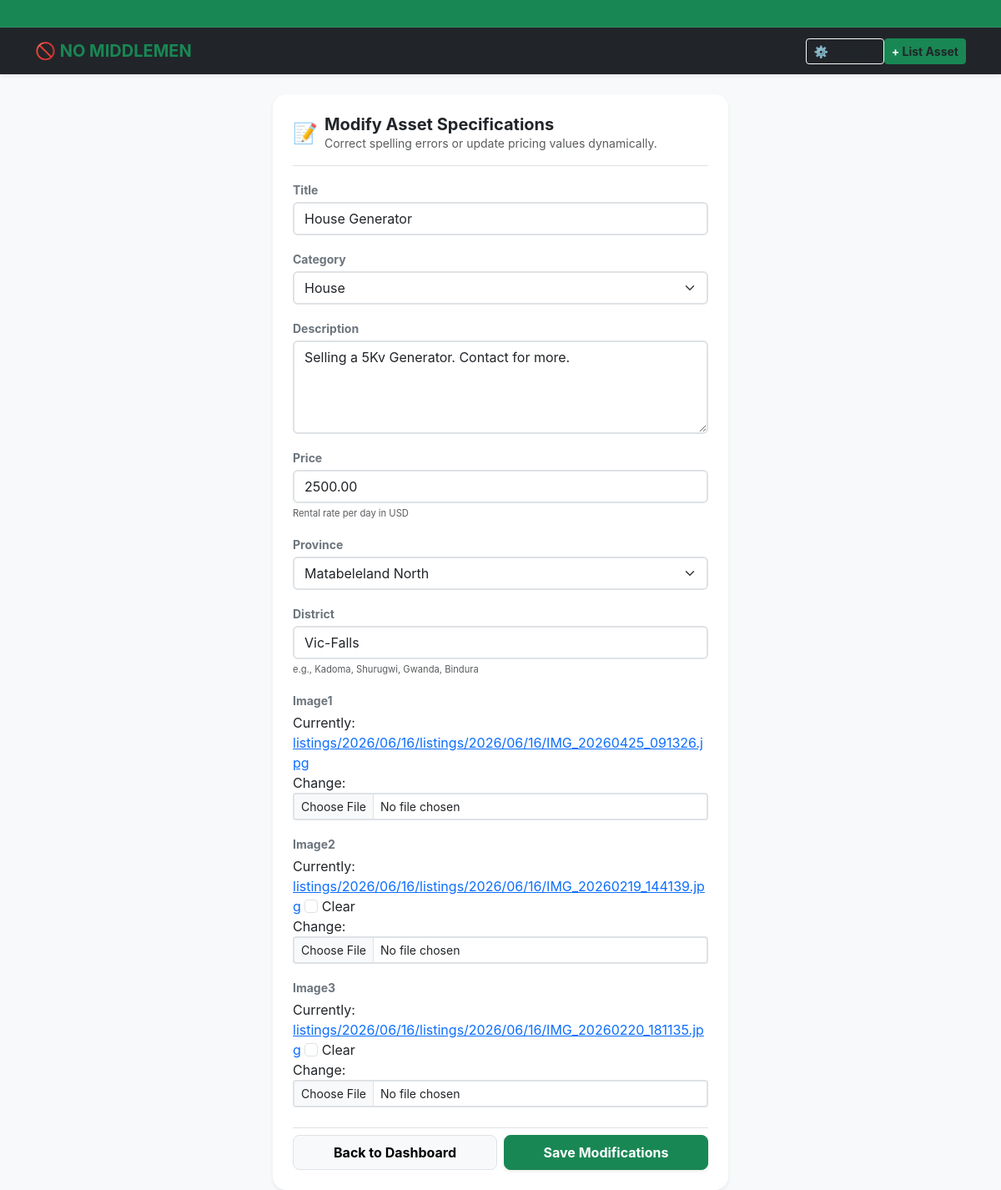
The page /asset/5/edit/ (signed in) on the database its author committed.
### listings/models.py (models this page shows, shortened)
class Listing(models.Model):
    CATEGORY_CHOICES = [
        ('Property', (
            ('house', 'House'),
            ('flat', 'Apartment / Flat'),
            ('room', 'Room'),
            ('cottage', 'Cottage'),
            ('office', 'Office Room'),
            ('shop_prop', 'Retail Shop Space'),
            ('warehouse', 'Warehouse'),
            ('conf_hall', 'Conference Hall'),
            ('event_venue', 'Event Venue'),
            ('ind_building', 'Industrial Building'),
            ('comm_stand', 'Commercial Stand'),
            ('res_stand', 'Residential Stand'),
            ('land_plot', 'Land / Agricultural Plot'),
            ('student_accom', 'Student Accommodation'),
        )),
        ('Vehicle', (
            ('car', 'Car'),
            ('truck', 'Truck'),
            ('bus', 'Bus'),
            ('minibus', 'Minibus'),
            ('motorcycle', 'Motorcycle'),
            ('bicycle', 'Bicycle'),
            ('tractor_veh', 'Tractor (Transport)'),
            ('tipper', 'Tipper Truck'),
            ('fuel_tanker', 'Fuel Tanker'),
            ('van', 'Van'),
            ('ambulance', 'Ambulance'),
            ('luxury_veh', 'Luxury Vehicle'),
            ('caravan', 'Caravan'),
            ('const_veh', 'Construction Vehicle'),
        )),
        ('Mining Equipment', (
            ('excavator', 'Excavator'),
            ('bulldozer', 'Bulldozer'),
            ('compressor', 'Air Compressor'),
            ('generator_min', 'Heavy Generator'),
            ('jack_hammer', 'Jack Hammer'),
            ('drill_rig', 'Drill Rig'),
            ('water_pump_min', 'High-Volume Water Pump'),
            ('crusher', 'Mill Crusher / Concentrator'),
            ('loader', 'Front Loader'),
            ('dump_truck', 'Mining Dump Truck'),
            ('conveyor', 'Conveyor System'),
            ('detector', 'Metal Detector'),
            ('safety_gear', 'Mining Safety Equipment'),
            ('survey_equip', 'Surveying Equipment'),
        )),
        ('Farming Equipment', (
            ('tractor_farm', 'Farm Tractor'),
            ('plough', 'Plough'),
            ('harrow', 'Disc Harrow'),
            ('planter', 'Planter / Seed Drill'),
            ('boom_sprayer', 'Boom Sprayer'),
            ('irrigation', 'Irrigation System Layout'),
            ('water_pump_farm', 'Farm Water Pump'),
            ('cultivator', 'Cultivator'),
            ('harvester', 'Harvester Machine'),
            ('baler', 'Hay Baler'),
            ('feed_mixer', 'Feed Mixer'),
            ('livestock_trail', 'Livestock Trailer'),
            ('poultry_equip', 'Poultry Equipment'),
            ('greenhouse', 'Greenhouse Structure'),
        )),
        ('Commerce & Business', (
            ('pos_machine', 'Point of Sale (POS) Machine'),
            ('cash_register', 'Cash Register'),
            ('comm_fridge', 'Commercial Refrigerator'),
            ('display_shelf', 'Display Shelves'),
            ('office_furn', 'Office Furniture'),
            ('comm_computer', 'Business Computer Set'),
            ('comm_printer', 'Enterprise Printer/Copier'),
            ('projector_biz', 'Business Projector'),
            ('internet_equip', 'Network Routers / Starlink'),
        )),
        ('Fishing', (
            ('fish_boat', 'Fishing Boat'),
            ('canoe', 'Canoe'),
            ('fish_net', 'Fishing Net'),
            ('fish_rod', 'Fishing Rod / Gear'),
            ('fish_trap', 'Fish Trap'),
            ('outboard_engine', 'Outboard Engine'),
            ('fish_tank', 'Fish Tank'),
            ('ice_box', 'Commercial Ice Box'),
            ('feed_equip', 'Fish Feed Equipment'),
            ('life_jacket', 'Safety Jacket'),
        )),
        ('Tourism & Hospitality', (
            ('lodge_prop', 'Safari Lodge Room'),
            ('holiday_home', 'Holiday Home'),
            ('campsite', 'Campsite Plot'),
            ('safari_veh', 'Safari Open Vehicle'),
            ('tour_camping_gear', 'Camping / Tour Equipment'),
        )),
        ('General Equipment', (
            ('welding_machine', 'Welding Machine'),
            ('concrete_mixer', 'Concrete Mixer'),
            ('ladder', 'Industrial Ladder'),
            ('power_tools', 'Power Tools (Drills, Saws)'),
            ('solar_system', 'Solar Power System / Batteries'),
            ('cleaning_equip', 'Industrial Cleaning Equipment'),
        )),
        ('Information Technology', (
            ('laptop', 'Laptop Computer'),
            ('desktop', 'Desktop Computer Set'),
            ('server', 'Server Rack Unit'),
            ('starlink_kit', 'Starlink Terminal Kit'),
            ('cctv_system', 'CCTV Security System'),
            ('drone', 'Drone / Quadcopter'),
            ('smart_phone', 'Smart Phone / Tablet'),
        )),
        ('Events & Entertainment', (
            ('pa_system', 'Public Address (PA) System'),
            ('speakers', 'Audio Speakers'),
            ('microphones', 'Microphones / Wireless Gear'),
            ('dj_equipment', 'DJ Decks & Mixers'),
            ('stage_equip', 'Stage Rigging & Lighting'),
            ('event_furniture', 'Tents, Chairs & Tables'),
            ('led_screens', 'LED Display Screens'),
            ('camera_gear', 'Video / Live Streaming Camera'),
        )),
        ('Other', (
            ('other_asset', 'Other (Unlisted Asset - Describe fully below)'),
        ))
    ]
    PROVINCE_CHOICES = [
        ('harare', 'Harare'),
        ('bulawayo', 'Bulawayo'),
        ('manicaland', 'Manicaland'),
        ('mash_central', 'Mashonaland Central'),
        ('mash_east', 'Mashonaland East'),
        ('mash_west', 'Mashonaland West'),
        ('masvingo', 'Masvingo'),
        ('mat_north', 'Matabeleland North'),
        ('mat_south', 'Matabeleland South'),
        ('midlands', 'Midlands'),
    ]
    TIER_CHOICES = [
        ('standard', 'Standard Listing'),
        ('featured', 'Featured Boost (Pinned To Top)'),
    ]
    owner = models.ForeignKey(
        settings.AUTH_USER_MODEL,
        on_delete=models.CASCADE,
        related_name='listings'
    )
    title = models.CharField(max_length=100)
    category = models.CharField(max_length=50, choices=CATEGORY_CHOICES, default='other_asset')
    description = models.TextField(max_length=1000)
    price = models.DecimalField(max_digits=10, decimal_places=2, help_text="Rental rate per day in USD")
    province = models.CharField(max_length=20, choices=PROVINCE_CHOICES)
    district = models.CharField(max_length=50, help_text="e.g., Kadoma, Shurugwi, Gwanda, Bindura")
    image1 = models.ImageField(upload_to='listings/%Y/%m/%d/')
    image2 = models.ImageField(upload_to='listings/%Y/%m/%d/', blank=True, null=True)
    image3 = models.ImageField(upload_to='listings/%Y/%m/%d/', blank=True, null=True)
    is_paid = models.BooleanField(default=False)
    is_active = models.BooleanField(default=False) # Only True after payment verification & admin approval
    market_tier = models.CharField(max_length=15, choices=TIER_CHOICES, default='standard')
    created_at = models.DateTimeField(auto_now_add=True)
    updated_at = models.DateTimeField(auto_now=True)
    class Meta:
        ordering = ['-market_tier', '-created_at'] # Automatically floats Featured posts to the top engine

### listings/views.py (the view)
# urls.py: path('asset/<int:listing_id>/edit/', views.edit_listing_view, name='edit_listing'),
@login_required
def edit_listing_view(request, listing_id):
    listing = get_object_or_404(Listing, id=listing_id, owner=request.user)
    if request.method == 'POST':
        form = ListingForm(request.POST, request.FILES, instance=listing)
        if form.is_valid():
            form.save()
            messages.success(request, f"'{listing.title}' has been successfully updated.")
            return redirect('dashboard:index')
    else:
        form = ListingForm(instance=listing)
    return render(request, 'listings/edit_listing.html', {'form': form, 'listing': listing})

### listings/forms.py
class ListingForm(forms.ModelForm):
    class Meta:
        model = Listing
        fields = [
            'title', 'category', 'description', 'price',
            'province', 'district', 'image1', 'image2', 'image3'
        ]
    def __init__(self, *args, **kwargs):
        super().__init__(*args, **kwargs)
        for field_name, field in self.fields.items():
            if field_name in ['category', 'province']:
                field.widget.attrs.update({'class': 'form-select form-select-md border-2'})
            elif field_name in ['image1', 'image2', 'image3']:
                field.widget.attrs.update({'class': 'form-control form-control-sm border-dashed'})
            else:
                field.widget.attrs.update({'class': 'form-control border-2'})
        self.fields['title'].widget.attrs.update({'placeholder': 'e.g., 3-Phase Gold Ball Mill'})
        self.fields['district'].widget.attrs.update({'placeholder': 'e.g., Kadoma, Shurugwi, Gwanda'})
        self.fields['description'].widget.attrs.update({
            'placeholder': 'Specify terms, capacity, runtime hours, and inclusion criteria...',
            'rows': 4
        })

### listings/templates/listings/edit_listing.html (shortened to what this page needs)
{% extends 'base.html' %}
{% block content %}
<div class="row justify-content-center mt-2">
    <div class="col-12 col-md-8 col-lg-6">
        <div class="card shadow-sm border-0 p-4 rounded-4 bg-white">
            <div class="d-flex align-items-center gap-2 mb-3 border-bottom pb-3">
                <span class="fs-4">📝</span>
                <div>
                    <h5 class="fw-bold mb-0">Modify Asset Specifications</h5>
                    <p class="text-muted small mb-0">Correct spelling errors or update pricing values dynamically.</p>
                </div>
            </div>
            <form method="POST" enctype="multipart/form-data" action="{% url 'listings:edit_listing' listing.id %}">
                {% for field in form %}
                    <div class="mb-3">
                        <label class="form-label small fw-bold text-secondary mb-1">{{ field.label }}</label>
                        <div class="input-group-container">
                            {{ field }}
                        </div>
                        {% if field.help_text %}
                            <div class="form-text text-muted small" style="font-size: 0.7rem;">{{ field.help_text }}</div>
                        {% endif %}
                    </div>
                {% endfor %}
                <div class="d-flex gap-2 mt-4 pt-2 border-top">
                    <a href="{% url 'dashboard:index' %}" class="btn btn-light border w-50 fw-bold py-2 rounded-3 text-decoration-none text-center">
                        Back to Dashboard
                    </a>
                    <button type="submit" class="btn btn-success w-50 fw-bold py-2 rounded-3 shadow-sm">
                        Save Modifications
                    </button>
                </div>
            </form>
        </div>
    </div>
</div>
{% endblock %}

### listings/templates/base.html (style rules this page uses)
[data-theme="light"] { --bg-main: #f8f9fa; --text-main: #212529; --card-bg: #ffffff; --border-line: #dee2e6; --input-bg: #ffffff; --input-text: #212529; --accordion-btn-bg: #ffffff; }
body { background-color: var(--bg-main) !important; color: var(--text-main) !important; font-family: -apple-system, BlinkMacSystemFont, "Segoe UI", Roboto, sans-serif; transition: background 0.2s ease, color 0.2s ease; }
.card, .modal-content, .accordion-item, .list-group-item { background-color: var(--card-bg) !important; color: var(--text-main) !important; border-color: var(--border-line) !important; }
p, span, label, h1, h2, h3, h4, h5, h6, td, th { color: var(--text-main) !important; transition: color 0.2s ease; }
.form-control, .form-select, .form-select option { background-color: var(--input-bg) !important; color: var(--input-text) !important; border-color: var(--border-line) !important; }

### rows shown on the page
Listing: form "House Generator" "House" "Selling a 5Kv Generator. Contact for more." "2500.00" "Matabeleland North" "Vic-Falls"

### other values the page prints
{{ TEXT.list_asset }} "List Asset"
{{ field.label }} "Title" "Category" "Description" "Price" "Province" "District" "Image1" "Image2" "Image3"
{{ field.help_text }} "Rental rate per day in USD" "e.g., Kadoma, Shurugwi, Gwanda, Bindura"
